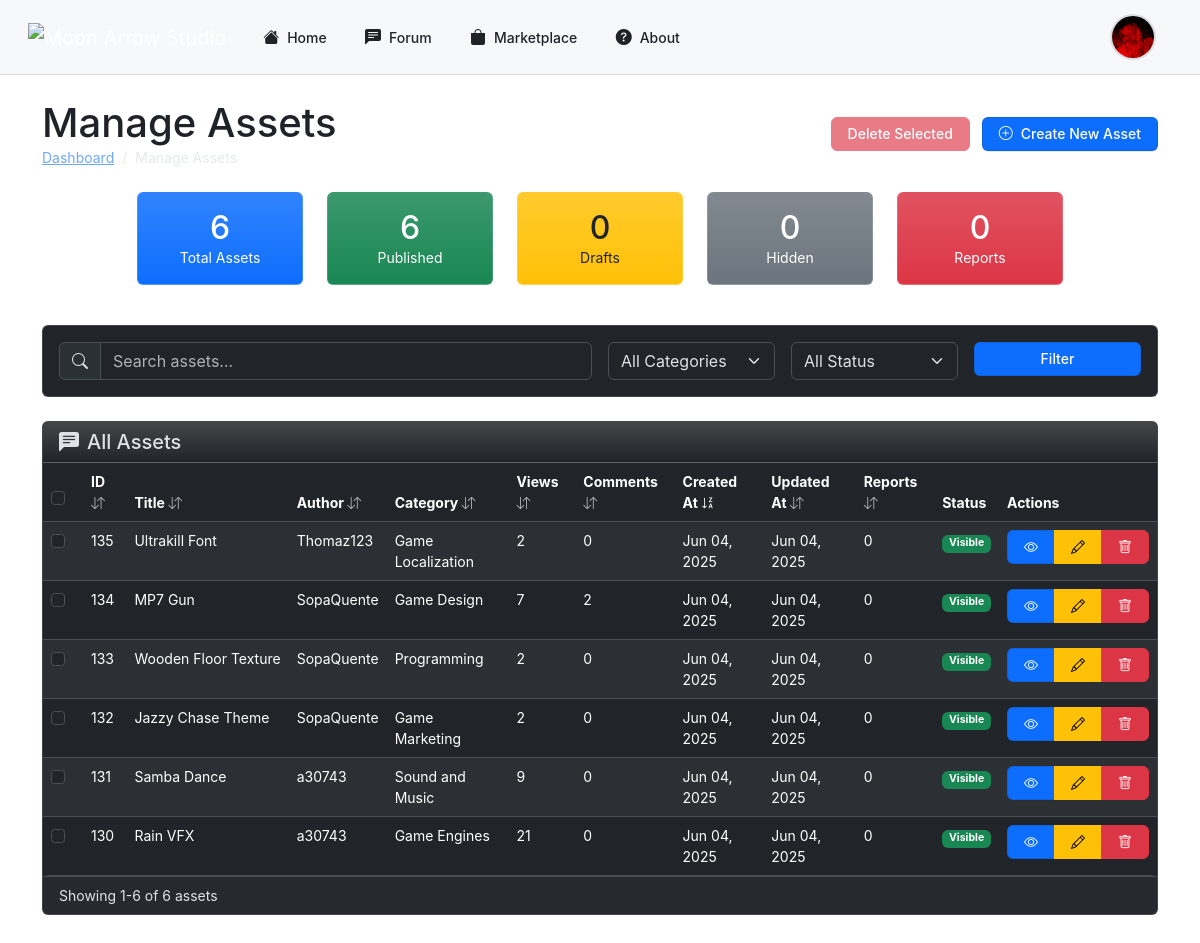
The page /php/admin/manage_assets.php (signed in) on the database as committed earlier.
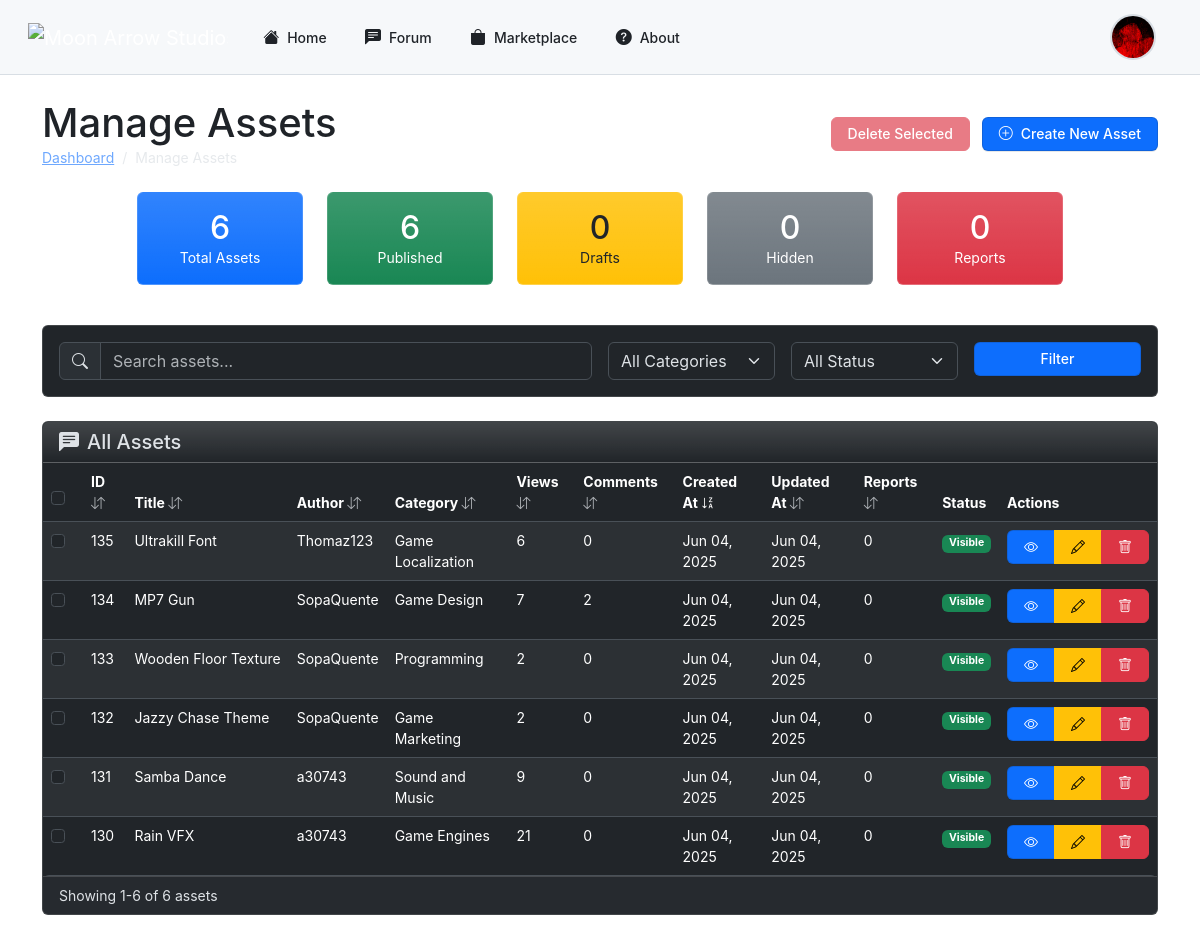
The same page on the database as committed later.
### tables this page shows
CREATE TABLE IF NOT EXISTS `assets` (
  `id` int NOT NULL AUTO_INCREMENT,
  `title` varchar(255) NOT NULL,
  `content` text NOT NULL,
  `category_id` int NOT NULL,
  `hashtags` text,
  `images` text,
  `created_at` timestamp NULL DEFAULT CURRENT_TIMESTAMP,
  `videos` text,
  `user_id` int NOT NULL,
  `upvotes` int DEFAULT '0',
  `downvotes` int DEFAULT '0',
  `preview_image` varchar(255) DEFAULT NULL,
  `asset_file` varchar(255) DEFAULT NULL,
  `status` enum('published','draft','hidden') NOT NULL DEFAULT 'published',
  `views` int DEFAULT '0',
  `updated_at` timestamp NULL DEFAULT CURRENT_TIMESTAMP ON UPDATE CURRENT_TIMESTAMP,
  `reported_count` int DEFAULT '0',
  `asset_type` text NOT NULL,
  PRIMARY KEY (`id`),
  KEY `fk_posts_categories` (`category_id`),
  KEY `fk_user_id` (`user_id`)
);

CREATE TABLE IF NOT EXISTS `users` (
  `user_id` int NOT NULL AUTO_INCREMENT,
  `username` varchar(50) NOT NULL,
  `email` varchar(100) NOT NULL,
  `password` varchar(255) NOT NULL,
  `role` enum('admin','user') DEFAULT 'user',
  `created_at` datetime DEFAULT CURRENT_TIMESTAMP,
  `profile_picture` varchar(255) DEFAULT NULL,
  `banner` varchar(255) DEFAULT NULL,
  `description` text,
  `status` enum('active','suspended') NOT NULL DEFAULT 'active',
  `youtube` varchar(255) DEFAULT NULL,
  `linkedin` varchar(255) DEFAULT NULL,
  `twitter` varchar(255) DEFAULT NULL,
  `instagram` varchar(255) DEFAULT NULL,
  `github` varchar(255) DEFAULT NULL,
  `portfolio` varchar(255) DEFAULT NULL,
  `reported_count` int NOT NULL DEFAULT '0',
  `follow_notifications` tinyint(1) NOT NULL DEFAULT '1',
  `asset_comment_notifications` tinyint(1) NOT NULL DEFAULT '1',
  `reply_notifications` tinyint(1) NOT NULL DEFAULT '1',
  `notification_frequency` enum('instant','hourly','daily','weekly') NOT NULL DEFAULT 'instant',
  `email_updates` tinyint(1) NOT NULL DEFAULT '1',
  `comment_notifications` tinyint(1) NOT NULL DEFAULT '1',
  PRIMARY KEY (`user_id`),
  UNIQUE KEY `username` (`username`),
  UNIQUE KEY `email` (`email`)
);

CREATE TABLE IF NOT EXISTS `categories` (
  `id` int NOT NULL AUTO_INCREMENT,
  `name` varchar(100) NOT NULL,
  PRIMARY KEY (`id`)
);

### php/admin/manage_assets.php (the view, shortened to what the rows shown need)
<?php
function getSortIcon($column) {
    global $sortBy, $sortOrder;
    if ($sortBy !== $column) {
        return '<i class="bi bi-arrow-down-up text-muted"></i>';
    } else if ($sortOrder === 'ASC') {
        return '<i class="bi bi-sort-alpha-down"></i>';
    } else {
        return '<i class="bi bi-sort-alpha-down-alt"></i>';
    }
}
require_once '../db_connect.php';
$page = isset($_GET['page']) ? (int)$_GET['page'] : 1;
$limit = isset($_GET['limit']) ? (int)$_GET['limit'] : 10;
$offset = ($page - 1) * $limit;
$sortBy = isset($_GET['sort']) ? $_GET['sort'] : 'created_at';
$sortOrder = isset($_GET['order']) ? $_GET['order'] : 'DESC';
$query = "SELECT p.id, p.title, p.content, p.status, p.views, p.created_at, p.updated_at, p.reported_count,
                 u.user_id, u.username, c.id as category_id, c.name as category_name,
                 (SELECT COUNT(*) FROM comments_asset WHERE asset_id = p.id) as comments_count
          FROM assets p
          JOIN users u ON p.user_id = u.user_id
          LEFT JOIN categories c ON p.category_id = c.id
          WHERE 1=1";
$params = [];
$types = "";
$query .= " ORDER BY $sortBy $sortOrder LIMIT ? OFFSET ?";
$params[] = $limit;
$params[] = $offset;
$types .= "ii";
$stmt = $conn->prepare($query);
$stmt->bind_param($types, ...$params);
$stmt->execute();
$result = $stmt->get_result();
$assets = [];
while ($row = $result->fetch_assoc()) {
    $assets[] = $row;
}
?>
<!DOCTYPE html>
<html lang="en" data-bs-theme="dark">
<head>
    <link rel="stylesheet" href="https://cdn.jsdelivr.net/npm/bootstrap-icons@1.11.3/font/bootstrap-icons.min.css">
    <link rel="stylesheet" href="https://cdn.jsdelivr.net/npm/bootstrap@5.3.3/dist/css/bootstrap.min.css">
</head>
<body>
    <?php include('../header.php'); ?>
    <div class="container py-4">
    <div class="d-flex justify-content-between align-items-center mb-4">
    <div>
        <h1 class="mb-0">Manage Assets</h1>
    </div>
</div>
        <div class="card mb-4">
            <div class="card-body p-0">
                <div class="table-responsive">
                <table class="table table-hover table-striped mb-0">
                    <thead>
                        <tr>
                            <th width="40">
                                <div class="form-check">
                                    <input class="form-check-input" type="checkbox" id="selectAll">
                                </div>
                            </th>
                            <th class="cursor-pointer" onclick="changeSort('id')">
                                ID <?php echo getSortIcon('id'); ?>
                            </th>
                            <th class="cursor-pointer" onclick="changeSort('title')">
                                Title <?php echo getSortIcon('title'); ?>
                            </th>
                            <th class="cursor-pointer" onclick="changeSort('username')">
                                Author <?php echo getSortIcon('username'); ?>
                            </th>
                            <th class="cursor-pointer" onclick="changeSort('category_name')">
                                Category <?php echo getSortIcon('category_name'); ?>
                            </th>
                            <th class="cursor-pointer" onclick="changeSort('views')">
                                Views <?php echo getSortIcon('views'); ?>
                            </th>
                            <th class="cursor-pointer" onclick="changeSort('comments_count')">
                                Comments <?php echo getSortIcon('comments_count'); ?>
                            </th>
                            <th class="cursor-pointer" onclick="changeSort('created_at')">
                                Created At <?php echo getSortIcon('created_at'); ?>
                            </th>
                            <th class="cursor-pointer" onclick="changeSort('updated_at')">
                                Updated At <?php echo getSortIcon('updated_at'); ?>
                            </th>
                            <th class="cursor-pointer" onclick="changeSort('reported_count')">
                                Reports <?php echo getSortIcon('reported_count'); ?>
                            </th>
                            <th>Status</th>
                            <th class="actions-column">Actions</th>
                        </tr>
                    </thead>
                    <tbody>
                        <?php if (count($assets) > 0): ?>
                            <?php foreach ($assets as $asset): ?>
                                <tr>
                                    <td>
                                        <div class="form-check">
                                            <input class="form-check-input asset-select" type="checkbox" value="<?php echo $asset['id']; ?>">
                                        </div>
                                    </td>
                                    <td><?php echo $asset['id']; ?></td>
                                    <td class="truncate-text"><?php echo htmlspecialchars($asset['title']); ?></td>
                                    <td><?php echo htmlspecialchars($asset['username']); ?></td>
                                    <td><?php echo htmlspecialchars($asset['category_name'] ?? 'Uncategorized'); ?></td>
                                    <td><?php echo $asset['views']; ?></td>
                                    <td><?php echo $asset['comments_count']; ?></td>
                                    <td><?php echo date('M d, Y', strtotime($asset['created_at'])); ?></td>
                                    <td><?php echo date('M d, Y', strtotime($asset['updated_at'])); ?></td>
                                    <td><?php echo $asset['reported_count']; ?></td>
                                    <td>
                                        <?php if ($asset['status'] === 'published'): ?>
                                            <span class="badge bg-success">Visible</span>
                                        <?php else: ?>
                                            <span class="badge bg-secondary">Hidden</span>
                                        <?php endif; ?>
                                    </td>
                                    <td class="actions-column">
                                        <div class="btn-group btn-group-sm">
                                            <a href="<?php echo $baseUrl; ?>php/view_asset.php?id=<?php echo $asset['id']; ?>" class="btn btn-primary" title="View">
                                                <i class="bi bi-eye"></i>
                                            </a>
                                            <a href="edit_asset.php?id=<?php echo $asset['id']; ?>" class="btn btn-warning" title="Edit">
                                                <i class="bi bi-pencil"></i>
                                            </a>
                                            <button class="btn btn-danger delete-asset" data-bs-toggle="modal" data-bs-target="#deletePostModal" data-asset-id="<?php echo $asset['id']; ?>" data-asset-title="<?php echo htmlspecialchars($asset['title']); ?>" title="Delete">
                                                <i class="bi bi-trash"></i>
                                            </button>
                                        </div>
                                    </td>
                                </tr>
                            <?php endforeach; ?>
                        <?php else: ?>
                            <tr>
                                <td colspan="12" class="text-center py-4">No assets found matching your criteria.</td>
                            </tr>
                        <?php endif; ?>
                    </tbody>
                </table>
                </div>
            </div>
        </div>
    </div>
</body>
</html>

Rows that differ between the two databases and show on the page:
changed assets "Ultrakill Font": views "2" → "6"
